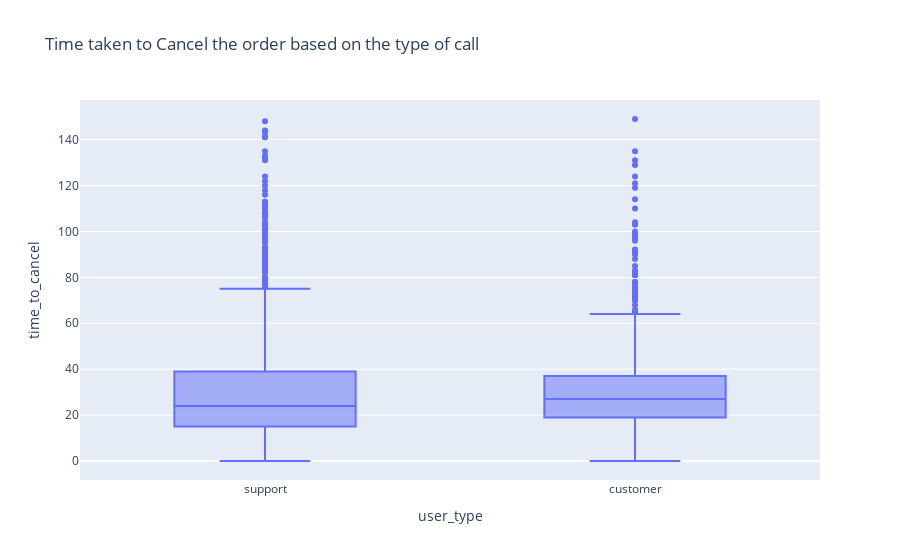

The notebook cell this image was saved under:
### Code cell
px.box(data[data['time_to_cancel']<150], x = 'user_type', y='time_to_cancel', title = 'Time taken to Cancel the order based on the type of call')

### Figure 1 — Plotly figure (JSON) as saved in the notebook; plotly's stock layout.template omitted (floating-point values rounded to 4 significant figures; data arrays with more than 128 entries replaced by an {"elided": "..."} marker saying what was removed)
{"data": [{"alignmentgroup": "True", "hovertemplate": "user_type=%{x}<br>time_to_cancel=%{y}<extra></extra>", "legendgroup": "", "marker": {"color": "#636efa"}, "name": "", "notched": false, "offsetgroup": "", "orientation": "v", "showlegend": false, "type": "box", "x": {"elided": "2844 str values"}, "x0": " ", "xaxis": "x", "y": {"elided": "2844 int values"}, "y0": " ", "yaxis": "y"}], "layout": {"boxmode": "group", "legend": {"tracegroupgap": 0}, "title": {"text": "Time taken to Cancel the order based on the type of call"}, "xaxis": {"anchor": "y", "domain": [0, 1], "title": {"text": "user_type"}}, "yaxis": {"anchor": "x", "domain": [0, 1], "title": {"text": "time_to_cancel"}}}}
